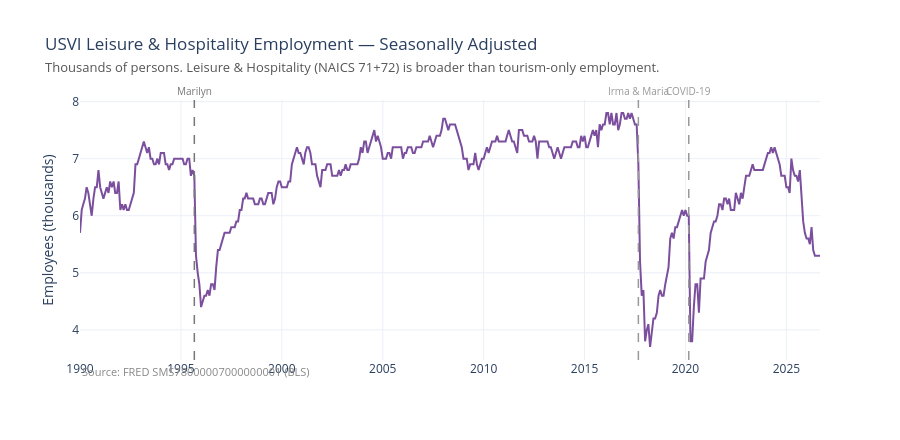

The notebook cell this image was saved under:
### Markdown cell above
---
## 1. FRED Monthly — Seasonally Adjusted Trend

### Code cell
fred_plot = fred.copy()
fred_plot["date"] = fred_plot["date"].dt.to_timestamp()

fig = go.Figure()
fig.add_trace(
    go.Scatter(
        x=fred_plot["date"],
        y=fred_plot["emp_sa"],
        mode="lines",
        name="SA employment",
        line=dict(color=PALETTE["employment"], width=2),
    )
)
fig.update_layout(
    title=dict(
        text="USVI Leisure & Hospitality Employment — Seasonally Adjusted<br>"
        "<span style='font-size:13px;color:#555'>Thousands of persons. "
        "Leisure & Hospitality (NAICS 71+72) is broader than tourism-only employment.</span>",
        font=dict(size=17),
    ),
    yaxis_title="Employees (thousands)",
    height=440,
    annotations=[
        dict(
            xref="paper",
            yref="paper",
            x=0,
            y=-0.08,
            text="<span style='color:#888;font-size:11px'>Source: FRED SMS78000007000000001 (BLS)</span>",
            showarrow=False,
            xanchor="left",
        )
    ],
)
# Historical hurricane and COVID event markers
for x_str, label, color in [
    ("1995-09-01", "Marilyn", "#777777"),
    ("2017-09-01", "Irma & Maria", "#999999"),
    ("2020-03-01", "COVID-19", "#999999"),
]:
    fig.add_vline(
        x=pd.Timestamp(x_str),
        line=dict(color=color, width=1.5, dash="dash"),
        annotation_text=label,
        annotation_position="top",
        annotation_font=dict(size=10, color=color),
    )
fig.show()

### Figure 1 — Plotly figure (JSON) as saved in the notebook; plotly's stock layout.template omitted (floating-point values rounded to 4 significant figures; data arrays with more than 128 entries replaced by an {"elided": "..."} marker saying what was removed)
{"data": [{"line": {"color": "#7b4f9e", "width": 2}, "mode": "lines", "name": "SA employment", "type": "scatter", "x": {"elided": "441 str values"}, "y": {"elided": "441 float values"}}], "layout": {"annotations": [{"showarrow": false, "text": "<span style='color:#888;font-size:11px'>Source: FRED SMS78000007000000001 (BLS)</span>", "x": 0, "xanchor": "left", "xref": "paper", "y": -0.08, "yref": "paper"}, {"font": {"color": "#777777", "size": 10}, "showarrow": false, "text": "Marilyn", "x": "1995-09-01T00:00:00", "xanchor": "center", "xref": "x", "y": 1, "yanchor": "bottom", "yref": "y domain"}, {"font": {"color": "#999999", "size": 10}, "showarrow": false, "text": "Irma & Maria", "x": "2017-09-01T00:00:00", "xanchor": "center", "xref": "x", "y": 1, "yanchor": "bottom", "yref": "y domain"}, {"font": {"color": "#999999", "size": 10}, "showarrow": false, "text": "COVID-19", "x": "2020-03-01T00:00:00", "xanchor": "center", "xref": "x", "y": 1, "yanchor": "bottom", "yref": "y domain"}], "height": 440, "shapes": [{"line": {"color": "#777777", "dash": "dash", "width": 1.5}, "type": "line", "x0": "1995-09-01T00:00:00", "x1": "1995-09-01T00:00:00", "xref": "x", "y0": 0, "y1": 1, "yref": "y domain"}, {"line": {"color": "#999999", "dash": "dash", "width": 1.5}, "type": "line", "x0": "2017-09-01T00:00:00", "x1": "2017-09-01T00:00:00", "xref": "x", "y0": 0, "y1": 1, "yref": "y domain"}, {"line": {"color": "#999999", "dash": "dash", "width": 1.5}, "type": "line", "x0": "2020-03-01T00:00:00", "x1": "2020-03-01T00:00:00", "xref": "x", "y0": 0, "y1": 1, "yref": "y domain"}], "title": {"font": {"size": 17}, "text": "USVI Leisure & Hospitality Employment — Seasonally Adjusted<br><span style='font-size:13px;color:#555'>Thousands of persons. Leisure & Hospitality (NAICS 71+72) is broader than tourism-only employment.</span>"}, "yaxis": {"title": {"text": "Employees (thousands)"}}}}
